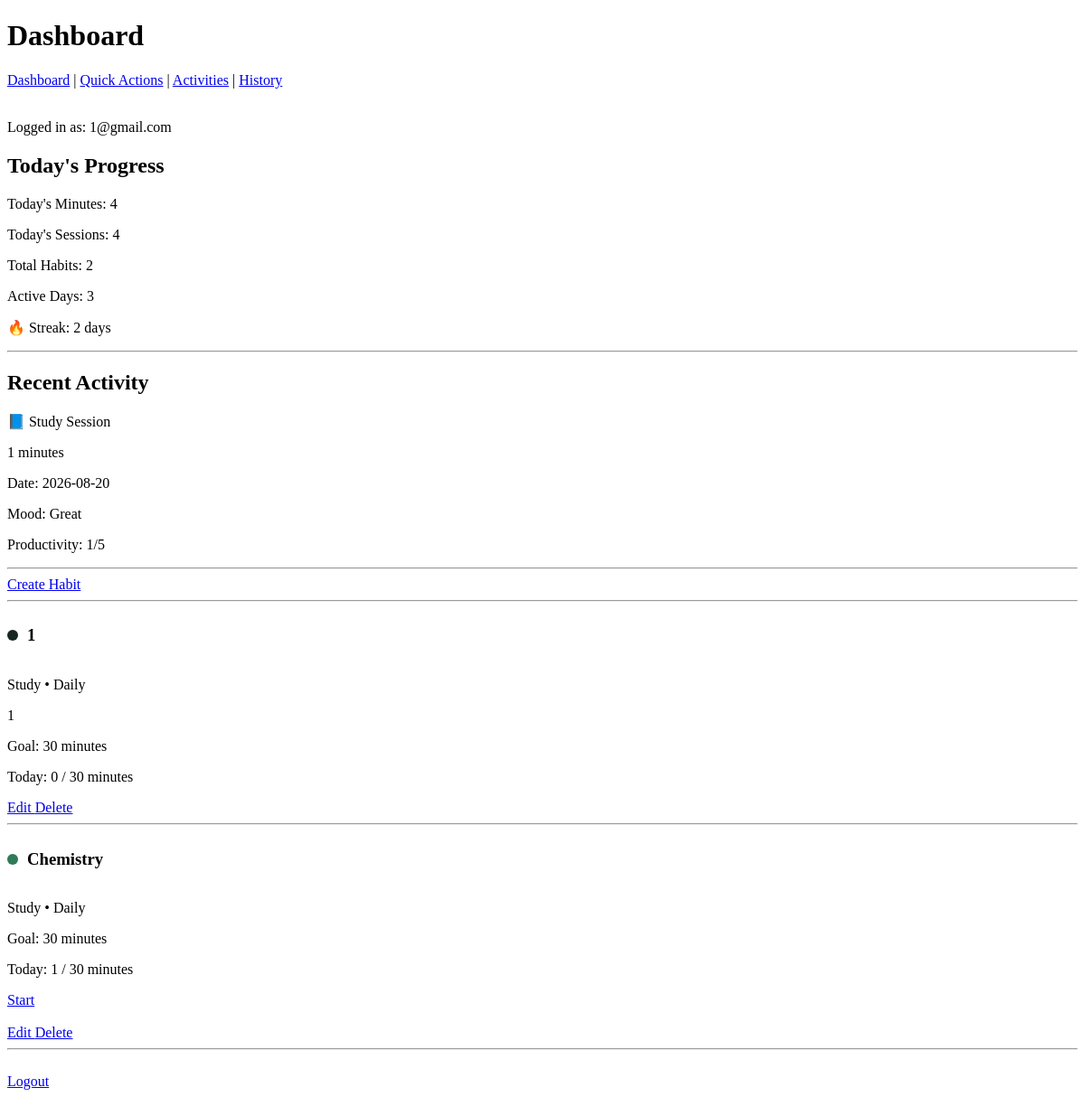
The page /dashboard (signed in) on the database as committed earlier.
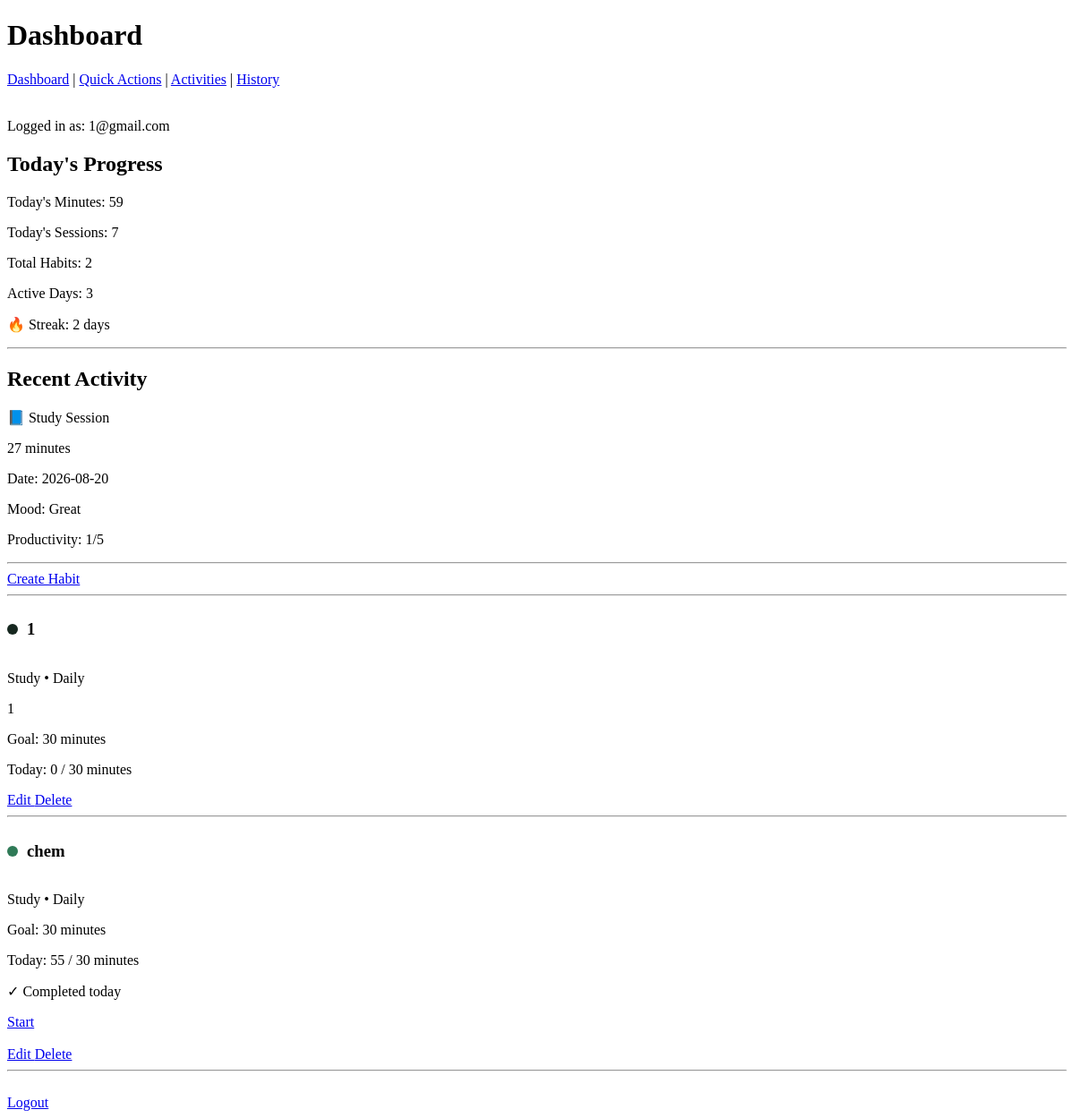
The same page on the database as committed later.
### tables this page shows
CREATE TABLE actions (
            id INTEGER PRIMARY KEY AUTOINCREMENT,
            name TEXT NOT NULL UNIQUE,
            description TEXT NOT NULL,
            icon TEXT,
            color TEXT,
            benefit_1 TEXT,
            benefit_2 TEXT,
            benefit_3 TEXT,
            default_goal_minutes INTEGER DEFAULT 60
        );

CREATE TABLE logs (
            id INTEGER PRIMARY KEY AUTOINCREMENT,

            user_email TEXT NOT NULL,
            action_id INTEGER NOT NULL,

            duration_minutes INTEGER NOT NULL,
            log_date TEXT NOT NULL,

            notes TEXT,
            mood TEXT,
            productivity INTEGER,
            energy INTEGER, habit_id INTEGER,

            FOREIGN KEY (user_email)
                REFERENCES users(email),

            FOREIGN KEY (action_id)
                REFERENCES actions(id)
        );

CREATE TABLE habits (
            id INTEGER PRIMARY KEY AUTOINCREMENT,
            user_email TEXT NOT NULL,
            habit_name TEXT NOT NULL,
            details TEXT
        , category TEXT DEFAULT 'Other', frequency TEXT DEFAULT 'Daily', goal_minutes INTEGER DEFAULT 30, color TEXT DEFAULT '#2f7a57', action_id INTEGER);

### app.py (the view)
@app.route("/dashboard")
def dashboard():
    email = session.get("user_email")
    if not email:
        return redirect(url_for("login"))
    conn = sqlite3.connect("life_tracker.db")
    habits = conn.execute(
        """
        SELECT
            habits.id,
            habits.habit_name,
            habits.details,
            habits.category,
            habits.frequency,
            habits.goal_minutes,
            habits.color,
            habits.action_id,

            COALESCE(SUM(logs.duration_minutes), 0)
                AS today_habit_minutes

        FROM habits

        LEFT JOIN logs
            ON logs.habit_id = habits.id
            AND logs.log_date = ?

        WHERE habits.user_email = ?

        GROUP BY
            habits.id,
            habits.habit_name,
            habits.details,
            habits.category,
            habits.frequency,
            habits.goal_minutes,
            habits.color,
            habits.action_id
        """,
        (
            date.today().isoformat(),
            email
        )
    ).fetchall()
    today_minutes = conn.execute(
        """
        SELECT COALESCE(SUM(duration_minutes), 0)
        FROM logs
        WHERE user_email = ?
        AND log_date = ?
        """,
        (
            email,
            date.today().isoformat()
        )
    ).fetchone()[0]
    today_sessions = conn.execute(
        """
        SELECT COUNT(*)
        FROM logs
        WHERE user_email = ?
        AND log_date = ?
        """,
        (
            email,
            date.today().isoformat()
        )
    ).fetchone()[0]
    total_habits = conn.execute(
        """
        SELECT COUNT(*)
        FROM habits
        WHERE user_email = ?
        """,
        (email,)
    ).fetchone()[0]
    recent_activity = conn.execute(
        """
        SELECT
            actions.name,
            actions.icon,
            logs.duration_minutes,
            logs.log_date,
            logs.mood,
            logs.productivity
        FROM logs
        JOIN actions
            ON logs.action_id = actions.id
        WHERE logs.user_email = ?
        ORDER BY logs.log_date DESC, logs.id DESC
        LIMIT 1
        """,
        (email,)
    ).fetchone()
    active_days = conn.execute(
        """
        SELECT COUNT(DISTINCT log_date)
        FROM logs
        WHERE user_email = ?
        """,
        (email,)
    ).fetchone()[0]
    active_dates = conn.execute(
        """
        SELECT DISTINCT log_date
        FROM logs
        WHERE user_email = ?
        ORDER BY log_date DESC
        """,
        (email,)
    ).fetchall()
    active_dates = [row[0] for row in active_dates]
    streak = 0
    current_date = date.today()
    for active_date in active_dates:
        if active_date == current_date.isoformat():
            streak += 1
            current_date = current_date.fromordinal(
                current_date.toordinal() - 1
            )
        elif active_date < current_date.isoformat():
            break
    conn.close()
    return render_template(
        "dashboard.html",
        email=email,
        habits=habits,
        today_minutes=today_minutes,
        today_sessions=today_sessions,
        total_habits=total_habits,
        recent_activity=recent_activity,
        active_days=active_days,
        streak=streak
    )

### templates/dashboard.html
{% extends "layout.html" %}
{% block body %}
<h1>Dashboard</h1>
<nav>
    <a href="{{ url_for('dashboard') }}">Dashboard</a>
    |
    <a href="{{ url_for('quick_actions') }}">Quick Actions</a>
    |
    <a href="{{ url_for('activities') }}">Activities</a>
    |
    <a href="{{ url_for('history') }}">History</a>
</nav>
<br>
<p>Logged in as: {{ email }}</p>
<h2>Today's Progress</h2>
<p>
    Today's Minutes: {{ today_minutes }}
</p>
<p>
    Today's Sessions: {{ today_sessions }}
</p>
<p>
    Total Habits: {{ total_habits }}
</p>
<p>
    Active Days: {{ active_days }}
</p>
<p>
    🔥 Streak: {{ streak }} days
</p>
<hr>
<h2>Recent Activity</h2>
{% if recent_activity %}
    <p>
        {{ recent_activity[1] }}
        {{ recent_activity[0] }}
    </p>
    <p>
        {{ recent_activity[2] }} minutes
    </p>
    <p>
        Date: {{ recent_activity[3] }}
    </p>
    {% if recent_activity[4] %}
        <p>
            Mood: {{ recent_activity[4] }}
        </p>
    {% endif %}
    {% if recent_activity[5] %}
        <p>
            Productivity: {{ recent_activity[5] }}/5
        </p>
    {% endif %}
{% else %}
    <p>No activity recorded yet.</p>
{% endif %}
<hr>
<a href="{{ url_for('create_habit') }}">Create Habit</a>
<hr>
{% if habits %}
    {% for habit in habits %}
        <div>
            <span
                style="
                    display: inline-block;
                    width: 12px;
                    height: 12px;
                    border-radius: 50%;
                    background-color: {{ habit[6] }};
                    margin-right: 6px;
                "
            ></span>
            <h3 style="display: inline-block;">
                {{ habit[1] }}
            </h3>
            <p>
                {{ habit[3] }} • {{ habit[4] }}
            </p>
            {% if habit[2] %}
                <p>
                    {{ habit[2] }}
                </p>
            {% endif %}
            <p>
                Goal: {{ habit[5] }} minutes
            </p>
            <p>
                Today: {{ habit[8] }} / {{ habit[5] }} minutes
            </p>
            {% if habit[8] >= habit[5] %}
                <p>
                    ✓ Completed today
                </p>
            {% endif %}
            {% if habit[7] %}
                <a href="{{ url_for(
                    'activity_timer',
                    action_id=habit[7],
                    habit_id=habit[0]
                ) }}">
                    Start
                </a>
                <br><br>
            {% endif %}
            <a href="{{ url_for('edit_habit', habit_id=habit[0]) }}">
                Edit
            </a>
            <a href="{{ url_for('delete_habit', habit_id=habit[0]) }}">
                Delete
            </a>
        </div>
        <hr>
    {% endfor %}
{% else %}
    <p>You do not have any habits yet.</p>
{% endif %}
<br>
<a href="{{ url_for('logout') }}">
    Logout
</a>
{% endblock %}

### templates/layout.html (shortened to what this page needs)
<!doctype html>
<html>
<head>
</head>
<body>
  {% block body %}{% endblock %}
</body>
</html>

Rows that differ between the two databases and show on the page:
no longer on this page (row unchanged): logs: duration_minutes "1", log_date "2026-08-20", mood "Great", productivity "1"
removed habits: habit_name "Chemistry", category "Study", frequency "Daily", goal_minutes "30", action "1"
added logs: duration_minutes "27", log_date "2026-08-20", mood "Great", productivity "1"
added habits: habit_name "chem", category "Study", frequency "Daily", goal_minutes "30", habit "55", shows "✓ Completed today"
Other text that changed with them:
{{ today_minutes }}: "4" → "59"
{{ today_sessions }}: "4" → "7"
